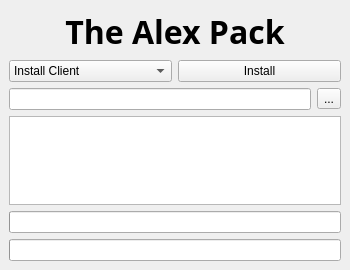
<?xml version="1.0" encoding="UTF-8"?>
<ui version="4.0">
 <class>ModpackInstaller</class>
 <widget class="QMainWindow" name="ModpackInstaller">
  <property name="geometry">
   <rect>
    <x>0</x>
    <y>0</y>
    <width>350</width>
    <height>270</height>
   </rect>
  </property>
  <property name="windowTitle">
   <string>The Alex Pack Installer</string>
  </property>
  <widget class="QWidget" name="centralwidget">
   <layout class="QVBoxLayout" name="verticalLayout">
    <item>
     <widget class="QLabel" name="mainLabel">
      <property name="font">
       <font>
        <family>Passion One</family>
        <pointsize>24</pointsize>
        <weight>75</weight>
        <bold>true</bold>
       </font>
      </property>
      <property name="text">
       <string>The Alex Pack</string>
      </property>
      <property name="alignment">
       <set>Qt::AlignCenter</set>
      </property>
     </widget>
    </item>
    <item>
     <layout class="QHBoxLayout" name="horizontalLayout">
      <item>
       <widget class="QComboBox" name="installTypeCombo">
        <item>
         <property name="text">
          <string>Install Client</string>
         </property>
        </item>
        <item>
         <property name="text">
          <string>Remove Client</string>
         </property>
        </item>
        <item>
         <property name="text">
          <string>Install Server</string>
         </property>
        </item>
        <item>
         <property name="text">
          <string>Register Profile</string>
         </property>
        </item>
       </widget>
      </item>
      <item>
       <widget class="QPushButton" name="installButton">
        <property name="text">
         <string>Install</string>
        </property>
       </widget>
      </item>
     </layout>
    </item>
    <item>
     <layout class="QHBoxLayout" name="horizontalLayout_2">
      <item>
       <widget class="QLineEdit" name="installPathEdit"/>
      </item>
      <item>
       <widget class="QToolButton" name="installPathSelect">
        <property name="text">
         <string>...</string>
        </property>
       </widget>
      </item>
     </layout>
    </item>
    <item>
     <widget class="QListView" name="progressListView"/>
    </item>
    <item>
     <widget class="QProgressBar" name="prinaryProgress">
      <property name="value">
       <number>0</number>
      </property>
      <property name="alignment">
       <set>Qt::AlignCenter</set>
      </property>
      <property name="format">
       <string/>
      </property>
     </widget>
    </item>
    <item>
     <widget class="QProgressBar" name="secondaryProgress">
      <property name="value">
       <number>0</number>
      </property>
      <property name="alignment">
       <set>Qt::AlignCenter</set>
      </property>
      <property name="format">
       <string/>
      </property>
     </widget>
    </item>
   </layout>
  </widget>
 </widget>
 <resources/>
 <connections/>
</ui>
